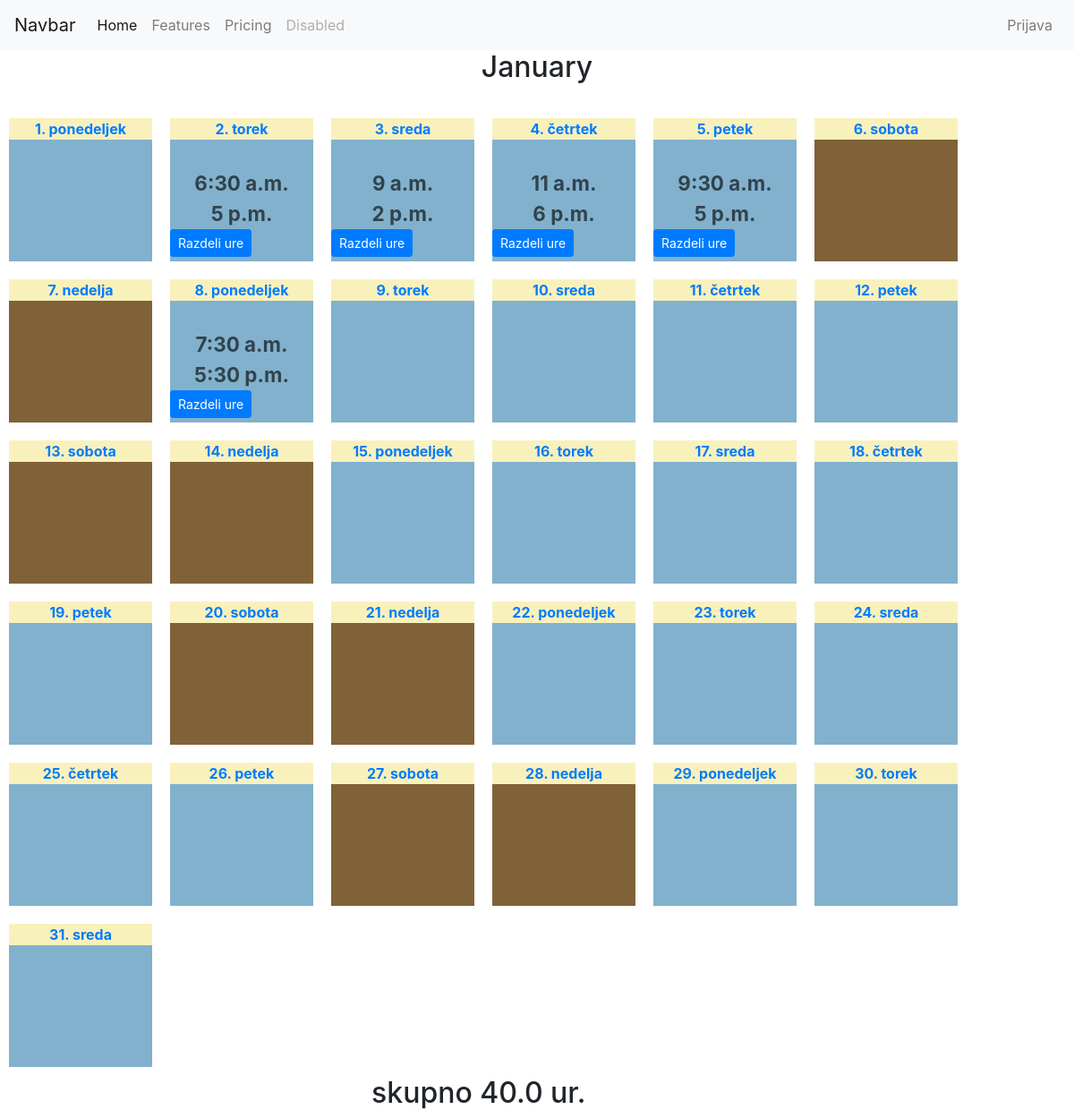
/user_admin/1/2018/1/, run on the app's committed database.
### user_admin/models.py (models this page shows, shortened)
class WorkDay(models.Model):
    worker = models.ForeignKey(User, on_delete=models.CASCADE)
    day = models.DateField()
    start_time = models.TimeField()
    end_time = models.TimeField()
    is_sick_leave = models.BooleanField(blank=True,default=False)
    is_vacation = models.BooleanField(blank=True, default=False)

### user_admin/views.py (the view)
# urls.py: path('<int:user_id>/<int:c_year>/<int:c_month>/', views.work_month_single, name="work_month_single"),
def work_month_single(request, user_id, c_year, c_month):
    days_in_month = monthrange(c_year, c_month)[1]
    days_list = list(range(1, days_in_month+1))
    days_list_dated = []
    for item in days_list:
        days_list_dated.append(datetime.date(c_year, c_month, item))
    user_work_time = {}
    work_time = WorkDay.objects.filter(worker=user_id)
    for item in work_time:
        user_work_time[item.day] = (item.start_time, item.end_time)
    current_month = calendar.month_name[c_month]
    time_list = []
    calc = 0
    for item, value in user_work_time.items():
        if item.month == c_month:
            time_converted_start = value[0].hour*60 + value[0].minute
            time_converted_end = value[1].hour*60 + value[1].minute
            temp = (time_converted_end - time_converted_start)/60
            time_list.append(temp)
            calc+=temp
    return render(request, 'user_admin/work_month_single.html', {'days_list_dated': days_list_dated, 'user_work_time': user_work_time, 'c_year': c_year, 'c_month': c_month, 'current_month': current_month, 'calc': calc, 'time_list': time_list, 'work_time': work_time})

### user_admin/templates/user_admin/work_month_single.html (shortened to what this page needs)
{% extends 'base.html' %}
{% block content %}
    <div class="row">
        <div class="col text-center">
            <h2>{{ current_month }}</h2>
        </div>
        <div class="row day-list">
        {% for day in days_list_dated %}
            {% if day|date:"l" == "nedelja" or day|date:"l" == "sobota" %}
                 <div class="day-item-red">
                    <a href="{% url 'work_day_single' user.id c_year c_month day|date:'j' %}">
                    <div class="day-title">
                        {{ day|date:"j. l" }}
                    </div>
                </a>
            </div>
            {% else %}
            <div class="day-item">
                <a href="{% url 'work_day_single' user.id c_year c_month day|date:'j' %}">
                    <div class="day-title">
                        {{ day|date:"j. l" }}
                    </div>
                </a>
                <div class="day-times text-center">
                    <ul>
                    {% for k, v in user_work_time.items %}
                        {% for val in v %}
                            {% if k|date:'Y, n, j' == day|date:'Y, n, j' %}
                                <li>{{ val }}</li>
                            {% endif %}
                        {% endfor %}
                    {% endfor %}
                    </ul>
                </div>
                {% for k, v in user_work_time.items %}
                    {% if k|date == day|date %}
                        {% for item in work_time %}
                            {% if item.day|date == day|date %}
                                <a class="btn btn-primary btn-sm" href="{% url 'divide_work_day' user.id item.id %}" role="button">Razdeli ure</a>
                            {% endif %}
                        {% endfor %}
                    {% endif %}
                {% endfor %}
            </div>
            {% endif %}
        {% endfor %}
        </div>
    </div>
    <div class="row">
        <div class="col-4">
        </div>
        <div class="col-4">
            <h2>skupno {{ calc }} ur.</h2>
        </div>
    </div>
{% endblock %}

### user_admin/static/user_admin/style.css (style rules this page uses)
.day-list { margin: 10px; }
.day-item { height: 10rem; width:10rem; background-color: #82B1CD; display: block; margin: 20px 20px 0px 0px; }
.day-item-red { height: 10rem; width:10rem; background-color: #806238; display: block; margin: 20px 20px 0px 0px; }
.day-title { text-align: center; font-weight: 700; background-color: #F9F1BC; }
.day-times { margin-top:2rem; }
.day-times > ul { list-style-type:none; margin: 0; padding: 0; }
.day-times > ul > li { margin: 0; padding: 0; font-size: 1.4rem; font-weight: 700; color: #31434D; }

### data on the page
WorkDay: v "6:30 a.m." "5 p.m.", day "Razdeli ure"
WorkDay: v "9 a.m." "2 p.m.", day "Razdeli ure"
WorkDay: v "11 a.m." "6 p.m.", day "Razdeli ure"
WorkDay: v "9:30 a.m." "5 p.m.", day "Razdeli ure"
WorkDay: v "7:30 a.m." "5:30 p.m.", day "Razdeli ure"

### other printed values
{{ current_month }} "January"
{{ day|date:"j. l" }} "1. ponedeljek" "2. torek" "3. sreda" "4. četrtek" "5. petek" "8. ponedeljek" "9. torek" "10. sreda" "11. četrtek" "12. petek" "15. ponedeljek" "16. torek" "17. sreda" "18. četrtek" "19. petek" "22. ponedeljek" "23. torek" "24. sreda" "25. četrtek" "26. petek" "29. ponedeljek" "30. torek" "31. sreda"
{{ day|date:"j. l" }} "6. sobota" "7. nedelja" "13. sobota" "14. nedelja" "20. sobota" "21. nedelja" "27. sobota" "28. nedelja"
{{ calc }} "40.0"
